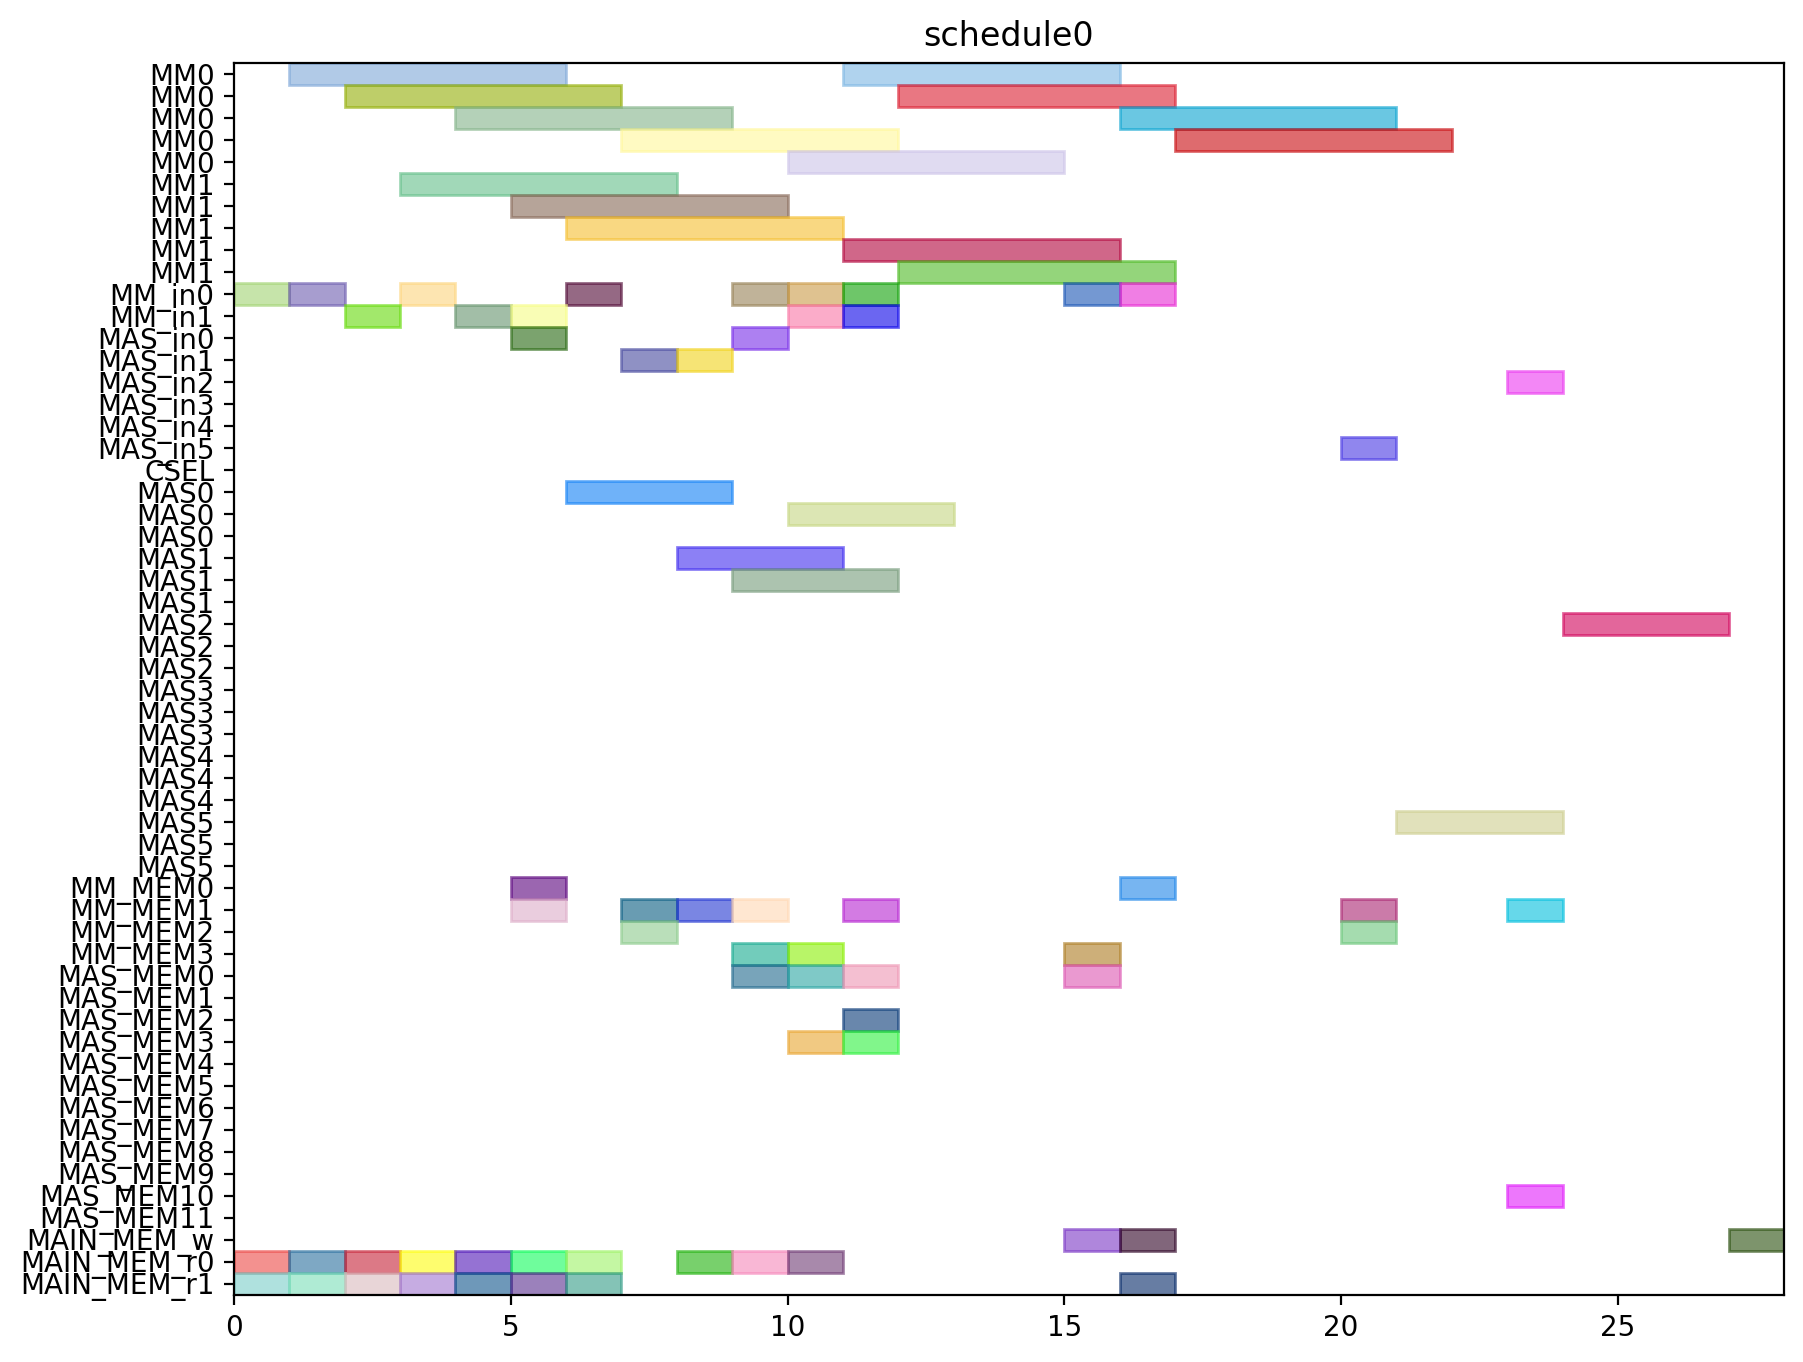

Python code for this plot:
from pyschedule import Scenario, solvers, plotters, alt


def solve():
	horizon = 120
	S = Scenario("schedule0", horizon=horizon)

	# resource
	MM = S.Resources('MM', num=2, size=5)
	MM_in = S.Resources('MM_in', num=2)
	MAS_in = S.Resources('MAS_in', num=6)
	CSEL = S.Resource('CSEL')
	MAS = S.Resources('MAS', num=6, size=3, periods=range(1, horizon))
	MM_MEM = S.Resources('MM_MEM', num=4)
	MAS_MEM = S.Resources('MAS_MEM', num=12)
	MAIN_MEM_w = S.Resource('MAIN_MEM_w', size=1)
	MAIN_MEM_r = S.Resources('MAIN_MEM_r', num=2)

	# result of previous scheduling

	# new tasks
	r1 = S.Task('r1', length=5, delay_cost=1)
	r1 += alt(MM)
	r1_in = S.Task('r1_in', length=1, delay_cost=1)
	r1_in += alt(MM_in)
	S += r1_in*MM_in[0]<=r1*MM[0]
	S += r1_in*MM_in[1]<=r1*MM[1]
	r1_mem0 = S.Task('r1_mem0', length=1, delay_cost=1)
	r1_mem0 += MAIN_MEM_r[0]
	S += r1_mem0 <= r1

	r1_mem1 = S.Task('r1_mem1', length=1, delay_cost=1)
	r1_mem1 += MAIN_MEM_r[1]
	S += r1_mem1 <= r1

	r3 = S.Task('r3', length=5, delay_cost=1)
	r3 += alt(MM)
	r3_in = S.Task('r3_in', length=1, delay_cost=1)
	r3_in += alt(MM_in)
	S += r3_in*MM_in[0]<=r3*MM[0]
	S += r3_in*MM_in[1]<=r3*MM[1]
	r3_mem0 = S.Task('r3_mem0', length=1, delay_cost=1)
	r3_mem0 += MAIN_MEM_r[0]
	S += r3_mem0 <= r3

	r3_mem1 = S.Task('r3_mem1', length=1, delay_cost=1)
	r3_mem1 += MAIN_MEM_r[1]
	S += r3_mem1 <= r3

	r4 = S.Task('r4', length=5, delay_cost=1)
	r4 += alt(MM)
	r4_in = S.Task('r4_in', length=1, delay_cost=1)
	r4_in += alt(MM_in)
	S += r4_in*MM_in[0]<=r4*MM[0]
	S += r4_in*MM_in[1]<=r4*MM[1]
	r4_mem0 = S.Task('r4_mem0', length=1, delay_cost=1)
	r4_mem0 += MAIN_MEM_r[0]
	S += r4_mem0 <= r4

	r4_mem1 = S.Task('r4_mem1', length=1, delay_cost=1)
	r4_mem1 += MAIN_MEM_r[1]
	S += r4_mem1 <= r4

	r5 = S.Task('r5', length=5, delay_cost=1)
	r5 += alt(MM)
	r5_in = S.Task('r5_in', length=1, delay_cost=1)
	r5_in += alt(MM_in)
	S += r5_in*MM_in[0]<=r5*MM[0]
	S += r5_in*MM_in[1]<=r5*MM[1]
	r5_mem0 = S.Task('r5_mem0', length=1, delay_cost=1)
	r5_mem0 += MAIN_MEM_r[0]
	S += r5_mem0 <= r5

	r5_mem1 = S.Task('r5_mem1', length=1, delay_cost=1)
	r5_mem1 += MAIN_MEM_r[1]
	S += r5_mem1 <= r5

	r6 = S.Task('r6', length=5, delay_cost=1)
	r6 += alt(MM)
	r6_in = S.Task('r6_in', length=1, delay_cost=1)
	r6_in += alt(MM_in)
	S += r6_in*MM_in[0]<=r6*MM[0]
	S += r6_in*MM_in[1]<=r6*MM[1]
	r6_mem0 = S.Task('r6_mem0', length=1, delay_cost=1)
	r6_mem0 += MAIN_MEM_r[0]
	S += r6_mem0 <= r6

	r6_mem1 = S.Task('r6_mem1', length=1, delay_cost=1)
	r6_mem1 += MAIN_MEM_r[1]
	S += r6_mem1 <= r6

	r12 = S.Task('r12', length=5, delay_cost=1)
	r12 += alt(MM)
	r12_in = S.Task('r12_in', length=1, delay_cost=1)
	r12_in += alt(MM_in)
	S += r12_in*MM_in[0]<=r12*MM[0]
	S += r12_in*MM_in[1]<=r12*MM[1]
	r12_mem0 = S.Task('r12_mem0', length=1, delay_cost=1)
	r12_mem0 += MAIN_MEM_r[0]
	S += r12_mem0 <= r12

	r12_mem1 = S.Task('r12_mem1', length=1, delay_cost=1)
	r12_mem1 += MAIN_MEM_r[1]
	S += r12_mem1 <= r12

	r13 = S.Task('r13', length=5, delay_cost=1)
	r13 += alt(MM)
	r13_in = S.Task('r13_in', length=1, delay_cost=1)
	r13_in += alt(MM_in)
	S += r13_in*MM_in[0]<=r13*MM[0]
	S += r13_in*MM_in[1]<=r13*MM[1]
	r13_mem0 = S.Task('r13_mem0', length=1, delay_cost=1)
	r13_mem0 += MAIN_MEM_r[0]
	S += r13_mem0 <= r13

	r13_mem1 = S.Task('r13_mem1', length=1, delay_cost=1)
	r13_mem1 += MAIN_MEM_r[1]
	S += r13_mem1 <= r13

	r2 = S.Task('r2', length=3, delay_cost=1)
	r2 += alt(MAS)
	r2_in = S.Task('r2_in', length=1, delay_cost=1)
	r2_in += alt(MAS_in)
	S += r2_in*MAS_in[0]<=r2*MAS[0]

	S += r2_in*MAS_in[1]<=r2*MAS[1]

	S += r2_in*MAS_in[2]<=r2*MAS[2]

	S += r2_in*MAS_in[3]<=r2*MAS[3]

	S += r2_in*MAS_in[4]<=r2*MAS[4]

	S += r2_in*MAS_in[5]<=r2*MAS[5]

	r2_mem0 = S.Task('r2_mem0', length=1, delay_cost=1)
	r2_mem0 += alt(MM_MEM)
	S += (r1*MM[0])-1 < r2_mem0*MM_MEM[0]
	S += (r1*MM[1])-1 < r2_mem0*MM_MEM[2]
	S += r2_mem0 <= r2

	r2_mem1 = S.Task('r2_mem1', length=1, delay_cost=1)
	r2_mem1 += alt(MM_MEM)
	S += (r1*MM[0])-1 < r2_mem1*MM_MEM[1]
	S += (r1*MM[1])-1 < r2_mem1*MM_MEM[3]
	S += r2_mem1 <= r2

	r7 = S.Task('r7', length=3, delay_cost=1)
	r7 += alt(MAS)
	r7_in = S.Task('r7_in', length=1, delay_cost=1)
	r7_in += alt(MAS_in)
	S += r7_in*MAS_in[0]<=r7*MAS[0]

	S += r7_in*MAS_in[1]<=r7*MAS[1]

	S += r7_in*MAS_in[2]<=r7*MAS[2]

	S += r7_in*MAS_in[3]<=r7*MAS[3]

	S += r7_in*MAS_in[4]<=r7*MAS[4]

	S += r7_in*MAS_in[5]<=r7*MAS[5]

	r7_mem0 = S.Task('r7_mem0', length=1, delay_cost=1)
	r7_mem0 += alt(MM_MEM)
	S += (r5*MM[0])-1 < r7_mem0*MM_MEM[0]
	S += (r5*MM[1])-1 < r7_mem0*MM_MEM[2]
	S += r7_mem0 <= r7

	r7_mem1 = S.Task('r7_mem1', length=1, delay_cost=1)
	r7_mem1 += alt(MM_MEM)
	S += (r6*MM[0])-1 < r7_mem1*MM_MEM[1]
	S += (r6*MM[1])-1 < r7_mem1*MM_MEM[3]
	S += r7_mem1 <= r7

	r8 = S.Task('r8', length=3, delay_cost=1)
	r8 += alt(MAS)
	r8_in = S.Task('r8_in', length=1, delay_cost=1)
	r8_in += alt(MAS_in)
	S += r8_in*MAS_in[0]<=r8*MAS[0]

	S += r8_in*MAS_in[1]<=r8*MAS[1]

	S += r8_in*MAS_in[2]<=r8*MAS[2]

	S += r8_in*MAS_in[3]<=r8*MAS[3]

	S += r8_in*MAS_in[4]<=r8*MAS[4]

	S += r8_in*MAS_in[5]<=r8*MAS[5]

	r8_mem0 = S.Task('r8_mem0', length=1, delay_cost=1)
	r8_mem0 += MAIN_MEM_r[0]
	S += r8_mem0 <= r8

	r8_mem1 = S.Task('r8_mem1', length=1, delay_cost=1)
	r8_mem1 += alt(MM_MEM)
	S += (r4*MM[0])-1 < r8_mem1*MM_MEM[1]
	S += (r4*MM[1])-1 < r8_mem1*MM_MEM[3]
	S += r8_mem1 <= r8

	r10 = S.Task('r10', length=3, delay_cost=1)
	r10 += alt(MAS)
	r10_in = S.Task('r10_in', length=1, delay_cost=1)
	r10_in += alt(MAS_in)
	S += r10_in*MAS_in[0]<=r10*MAS[0]

	S += r10_in*MAS_in[1]<=r10*MAS[1]

	S += r10_in*MAS_in[2]<=r10*MAS[2]

	S += r10_in*MAS_in[3]<=r10*MAS[3]

	S += r10_in*MAS_in[4]<=r10*MAS[4]

	S += r10_in*MAS_in[5]<=r10*MAS[5]

	r10_mem0 = S.Task('r10_mem0', length=1, delay_cost=1)
	r10_mem0 += MAIN_MEM_r[0]
	S += r10_mem0 <= r10

	r10_mem1 = S.Task('r10_mem1', length=1, delay_cost=1)
	r10_mem1 += alt(MM_MEM)
	S += (r4*MM[0])-1 < r10_mem1*MM_MEM[1]
	S += (r4*MM[1])-1 < r10_mem1*MM_MEM[3]
	S += r10_mem1 <= r10

	r9 = S.Task('r9', length=5, delay_cost=1)
	r9 += alt(MM)
	r9_in = S.Task('r9_in', length=1, delay_cost=1)
	r9_in += alt(MM_in)
	S += r9_in*MM_in[0]<=r9*MM[0]
	S += r9_in*MM_in[1]<=r9*MM[1]
	r9_mem0 = S.Task('r9_mem0', length=1, delay_cost=1)
	r9_mem0 += MAIN_MEM_r[0]
	S += r9_mem0 <= r9

	r9_mem1 = S.Task('r9_mem1', length=1, delay_cost=1)
	r9_mem1 += alt(MAS_MEM)
	S += (r7*MAS[0])-1 < r9_mem1*MAS_MEM[1]
	S += (r7*MAS[1])-1 < r9_mem1*MAS_MEM[3]
	S += (r7*MAS[2])-1 < r9_mem1*MAS_MEM[5]
	S += (r7*MAS[3])-1 < r9_mem1*MAS_MEM[7]
	S += (r7*MAS[4])-1 < r9_mem1*MAS_MEM[9]
	S += (r7*MAS[5])-1 < r9_mem1*MAS_MEM[11]
	S += r9_mem1 <= r9

	r11 = S.Task('r11', length=5, delay_cost=1)
	r11 += alt(MM)
	r11_in = S.Task('r11_in', length=1, delay_cost=1)
	r11_in += alt(MM_in)
	S += r11_in*MM_in[0]<=r11*MM[0]
	S += r11_in*MM_in[1]<=r11*MM[1]
	r11_mem0 = S.Task('r11_mem0', length=1, delay_cost=1)
	r11_mem0 += alt(MAS_MEM)
	S += (r10*MAS[0])-1 < r11_mem0*MAS_MEM[0]
	S += (r10*MAS[1])-1 < r11_mem0*MAS_MEM[2]
	S += (r10*MAS[2])-1 < r11_mem0*MAS_MEM[4]
	S += (r10*MAS[3])-1 < r11_mem0*MAS_MEM[6]
	S += (r10*MAS[4])-1 < r11_mem0*MAS_MEM[8]
	S += (r10*MAS[5])-1 < r11_mem0*MAS_MEM[10]
	S += r11_mem0 <= r11

	r11_mem1 = S.Task('r11_mem1', length=1, delay_cost=1)
	r11_mem1 += alt(MAS_MEM)
	S += (r10*MAS[0])-1 < r11_mem1*MAS_MEM[1]
	S += (r10*MAS[1])-1 < r11_mem1*MAS_MEM[3]
	S += (r10*MAS[2])-1 < r11_mem1*MAS_MEM[5]
	S += (r10*MAS[3])-1 < r11_mem1*MAS_MEM[7]
	S += (r10*MAS[4])-1 < r11_mem1*MAS_MEM[9]
	S += (r10*MAS[5])-1 < r11_mem1*MAS_MEM[11]
	S += r11_mem1 <= r11

	PX_new = S.Task('PX_new', length=5, delay_cost=1)
	PX_new += alt(MM)
	PX_new_in = S.Task('PX_new_in', length=1, delay_cost=1)
	PX_new_in += alt(MM_in)
	S += PX_new_in*MM_in[0]<=PX_new*MM[0]
	S += PX_new_in*MM_in[1]<=PX_new*MM[1]
	S += 0<PX_new

	PX_new_w = S.Task('PX_new_w', length=1, delay_cost=1)
	PX_new_w += alt(MAIN_MEM_w)
	S += PX_new <= PX_new_w

	PX_new_mem0 = S.Task('PX_new_mem0', length=1, delay_cost=1)
	PX_new_mem0 += alt(MAS_MEM)
	S += (r2*MAS[0])-1 < PX_new_mem0*MAS_MEM[0]
	S += (r2*MAS[1])-1 < PX_new_mem0*MAS_MEM[2]
	S += (r2*MAS[2])-1 < PX_new_mem0*MAS_MEM[4]
	S += (r2*MAS[3])-1 < PX_new_mem0*MAS_MEM[6]
	S += (r2*MAS[4])-1 < PX_new_mem0*MAS_MEM[8]
	S += (r2*MAS[5])-1 < PX_new_mem0*MAS_MEM[10]
	S += PX_new_mem0 <= PX_new

	PX_new_mem1 = S.Task('PX_new_mem1', length=1, delay_cost=1)
	PX_new_mem1 += alt(MM_MEM)
	S += (r12*MM[0])-1 < PX_new_mem1*MM_MEM[1]
	S += (r12*MM[1])-1 < PX_new_mem1*MM_MEM[3]
	S += PX_new_mem1 <= PX_new

	r14 = S.Task('r14', length=5, delay_cost=1)
	r14 += alt(MM)
	r14_in = S.Task('r14_in', length=1, delay_cost=1)
	r14_in += alt(MM_in)
	S += r14_in*MM_in[0]<=r14*MM[0]
	S += r14_in*MM_in[1]<=r14*MM[1]
	r14_mem0 = S.Task('r14_mem0', length=1, delay_cost=1)
	r14_mem0 += alt(MAS_MEM)
	S += (r2*MAS[0])-1 < r14_mem0*MAS_MEM[0]
	S += (r2*MAS[1])-1 < r14_mem0*MAS_MEM[2]
	S += (r2*MAS[2])-1 < r14_mem0*MAS_MEM[4]
	S += (r2*MAS[3])-1 < r14_mem0*MAS_MEM[6]
	S += (r2*MAS[4])-1 < r14_mem0*MAS_MEM[8]
	S += (r2*MAS[5])-1 < r14_mem0*MAS_MEM[10]
	S += r14_mem0 <= r14

	r14_mem1 = S.Task('r14_mem1', length=1, delay_cost=1)
	r14_mem1 += alt(MM_MEM)
	S += (r3*MM[0])-1 < r14_mem1*MM_MEM[1]
	S += (r3*MM[1])-1 < r14_mem1*MM_MEM[3]
	S += r14_mem1 <= r14

	Z1_new = S.Task('Z1_new', length=5, delay_cost=1)
	Z1_new += alt(MM)
	Z1_new_in = S.Task('Z1_new_in', length=1, delay_cost=1)
	Z1_new_in += alt(MM_in)
	S += Z1_new_in*MM_in[0]<=Z1_new*MM[0]
	S += Z1_new_in*MM_in[1]<=Z1_new*MM[1]
	S += 0<Z1_new

	Z1_new_w = S.Task('Z1_new_w', length=1, delay_cost=1)
	Z1_new_w += alt(MAIN_MEM_w)
	S += Z1_new <= Z1_new_w

	Z1_new_mem0 = S.Task('Z1_new_mem0', length=1, delay_cost=1)
	Z1_new_mem0 += alt(MAS_MEM)
	S += (r2*MAS[0])-1 < Z1_new_mem0*MAS_MEM[0]
	S += (r2*MAS[1])-1 < Z1_new_mem0*MAS_MEM[2]
	S += (r2*MAS[2])-1 < Z1_new_mem0*MAS_MEM[4]
	S += (r2*MAS[3])-1 < Z1_new_mem0*MAS_MEM[6]
	S += (r2*MAS[4])-1 < Z1_new_mem0*MAS_MEM[8]
	S += (r2*MAS[5])-1 < Z1_new_mem0*MAS_MEM[10]
	S += Z1_new_mem0 <= Z1_new

	Z1_new_mem1 = S.Task('Z1_new_mem1', length=1, delay_cost=1)
	Z1_new_mem1 += alt(MM_MEM)
	S += (r13*MM[0])-1 < Z1_new_mem1*MM_MEM[1]
	S += (r13*MM[1])-1 < Z1_new_mem1*MM_MEM[3]
	S += Z1_new_mem1 <= Z1_new

	r15 = S.Task('r15', length=5, delay_cost=1)
	r15 += alt(MM)
	r15_in = S.Task('r15_in', length=1, delay_cost=1)
	r15_in += alt(MM_in)
	S += r15_in*MM_in[0]<=r15*MM[0]
	S += r15_in*MM_in[1]<=r15*MM[1]
	r15_mem0 = S.Task('r15_mem0', length=1, delay_cost=1)
	r15_mem0 += alt(MAS_MEM)
	S += (r8*MAS[0])-1 < r15_mem0*MAS_MEM[0]
	S += (r8*MAS[1])-1 < r15_mem0*MAS_MEM[2]
	S += (r8*MAS[2])-1 < r15_mem0*MAS_MEM[4]
	S += (r8*MAS[3])-1 < r15_mem0*MAS_MEM[6]
	S += (r8*MAS[4])-1 < r15_mem0*MAS_MEM[8]
	S += (r8*MAS[5])-1 < r15_mem0*MAS_MEM[10]
	S += r15_mem0 <= r15

	r15_mem1 = S.Task('r15_mem1', length=1, delay_cost=1)
	r15_mem1 += alt(MM_MEM)
	S += (r9*MM[0])-1 < r15_mem1*MM_MEM[1]
	S += (r9*MM[1])-1 < r15_mem1*MM_MEM[3]
	S += r15_mem1 <= r15

	r16 = S.Task('r16', length=5, delay_cost=1)
	r16 += alt(MM)
	r16_in = S.Task('r16_in', length=1, delay_cost=1)
	r16_in += alt(MM_in)
	S += r16_in*MM_in[0]<=r16*MM[0]
	S += r16_in*MM_in[1]<=r16*MM[1]
	r16_mem0 = S.Task('r16_mem0', length=1, delay_cost=1)
	r16_mem0 += alt(MM_MEM)
	S += (r11*MM[0])-1 < r16_mem0*MM_MEM[0]
	S += (r11*MM[1])-1 < r16_mem0*MM_MEM[2]
	S += r16_mem0 <= r16

	r16_mem1 = S.Task('r16_mem1', length=1, delay_cost=1)
	r16_mem1 += MAIN_MEM_r[1]
	S += r16_mem1 <= r16

	r17 = S.Task('r17', length=3, delay_cost=1)
	r17 += alt(MAS)
	r17_in = S.Task('r17_in', length=1, delay_cost=1)
	r17_in += alt(MAS_in)
	S += r17_in*MAS_in[0]<=r17*MAS[0]

	S += r17_in*MAS_in[1]<=r17*MAS[1]

	S += r17_in*MAS_in[2]<=r17*MAS[2]

	S += r17_in*MAS_in[3]<=r17*MAS[3]

	S += r17_in*MAS_in[4]<=r17*MAS[4]

	S += r17_in*MAS_in[5]<=r17*MAS[5]

	r17_mem0 = S.Task('r17_mem0', length=1, delay_cost=1)
	r17_mem0 += alt(MM_MEM)
	S += (r14*MM[0])-1 < r17_mem0*MM_MEM[0]
	S += (r14*MM[1])-1 < r17_mem0*MM_MEM[2]
	S += r17_mem0 <= r17

	r17_mem1 = S.Task('r17_mem1', length=1, delay_cost=1)
	r17_mem1 += alt(MM_MEM)
	S += (r15*MM[0])-1 < r17_mem1*MM_MEM[1]
	S += (r15*MM[1])-1 < r17_mem1*MM_MEM[3]
	S += r17_mem1 <= r17

	PY_new = S.Task('PY_new', length=3, delay_cost=1)
	PY_new += alt(MAS)
	PY_new_in = S.Task('PY_new_in', length=1, delay_cost=1)
	PY_new_in += alt(MAS_in)
	S += PY_new_in*MAS_in[0]<=PY_new*MAS[0]

	S += PY_new_in*MAS_in[1]<=PY_new*MAS[1]

	S += PY_new_in*MAS_in[2]<=PY_new*MAS[2]

	S += PY_new_in*MAS_in[3]<=PY_new*MAS[3]

	S += PY_new_in*MAS_in[4]<=PY_new*MAS[4]

	S += PY_new_in*MAS_in[5]<=PY_new*MAS[5]

	S += 0<PY_new

	PY_new_w = S.Task('PY_new_w', length=1, delay_cost=1)
	PY_new_w += alt(MAIN_MEM_w)
	S += PY_new <= PY_new_w

	PY_new_mem0 = S.Task('PY_new_mem0', length=1, delay_cost=1)
	PY_new_mem0 += alt(MAS_MEM)
	S += (r17*MAS[0])-1 < PY_new_mem0*MAS_MEM[0]
	S += (r17*MAS[1])-1 < PY_new_mem0*MAS_MEM[2]
	S += (r17*MAS[2])-1 < PY_new_mem0*MAS_MEM[4]
	S += (r17*MAS[3])-1 < PY_new_mem0*MAS_MEM[6]
	S += (r17*MAS[4])-1 < PY_new_mem0*MAS_MEM[8]
	S += (r17*MAS[5])-1 < PY_new_mem0*MAS_MEM[10]
	S += PY_new_mem0 <= PY_new

	PY_new_mem1 = S.Task('PY_new_mem1', length=1, delay_cost=1)
	PY_new_mem1 += alt(MM_MEM)
	S += (r16*MM[0])-1 < PY_new_mem1*MM_MEM[1]
	S += (r16*MM[1])-1 < PY_new_mem1*MM_MEM[3]
	S += PY_new_mem1 <= PY_new

	solvers.mip.solve(S,msg=1,kind='CPLEX',ratio_gap=1.01)

	solution = [['hoge']*len(S.solution()[1]) for i in range(len(S.solution()))]
	for i in range(len(S.solution())):
		for j in range(len(S.solution()[i])):
			solution[i][j]=str(S.solution()[i][j])
	print(solution)

	cycles = int(solution[-1][3])

	pic_file_name = "/mnt/rose/usr1/fukuda/ABE/multiRAM_multiMAS_16mux/scheduling_result/stage5MM2_stage3MAS6/EP_YRECOVER/schedule0.png"
	if(S.solution() != []):
		plotters.matplotlib.plot(S,img_filename=pic_file_name, show_task_labels=False, fig_size=(cycles*0.25+3, 8))

	return solution
